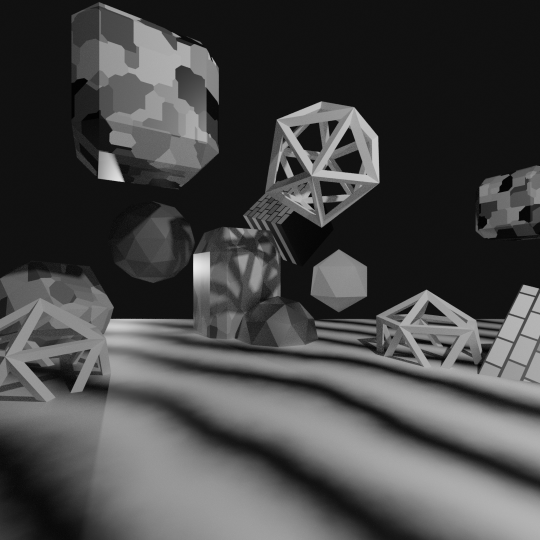
#> input picture b_pano_20mm.png, 1080 x 1080 px (shown at 1/2 size)
$ jupyter execute --allow-errors P4_panorama_stereo.ipynb   (shell and % lines are left out)   (older library calls are emulated)
#> lines starting #> are read from the running program, lines starting #| are printed output that depends on the picture
[cell 1]
from IPython.core.display import display, HTML

display(HTML("<style>.container { width:75% !important; margin-left: auto !important}</style>"))

# P4 Panoramas and Stereo

## P4.1 Spherical Reprojection

As we discussed in class, to make a panorama we need to reproject the images onto a sphere, something you will be implementing in this question. I have given you some starter code that you should use to reproject the image onto a sphere: the function `reproject_image_to_sphere`. I have annotated what you need to include to complete this function:

**TASK** Complete the `reproject_image_to_sphere` function I have provided below. I recommend that you revisit the lecture slides on panoramas to get the definitions of the unit sphere coordinates.

I have provided you with a simple scene for Blender: `simple_pano_env.blend`. The camera is located at `x=0` and `y=0` and oriented such that it is level with the ground plane and rotated 0-degrees about the z-axis. The only camera in the scene has a Focal Length of 40 mm (expressed with respect to the *36 mm* film size standard used in photography). To test that your image reprojection method is working correctly.

**TASK** Generate 4 images by changing the Focal Length of the camera in Blender and name them as follows:

1. `b_pano_20mm.png` Rendered after setting the camera Focal Length to `20 mm`.
2. `b_pano_30mm.png` Rendered after setting the camera Focal Length to `30 mm`.
3. `b_pano_40mm.png` Rendered after setting the camera Focal Length to `40 mm`.
4. `b_pano_50mm.png` Rendered after setting the camera Focal Length to `50 mm`.

**Plots** Run the `Evaluation and Plotting` code I have included below. This will generate three figures (all of which you should include in your writeup). (1) shows the four images after the spherical reprojection. (2) shows the images added together, showing that in the center where all images have visibility of the scene, the images properly overlap. (3) The "differences" between consecutive Focal Lengths; if your code is implemented well, the center region (where the two overlap) should be nearly zero ("white" in the color scheme) and large outside of that image (where they do not overlap).

If the second plot, in which all images have been added together, looks "reasonable" (that the images are properly overlapped with one another) and you are convinced that your reprojection function is working properly, you can move on to the next section, in which you are asked to build your own panoramas after reprojecting onto a sphere.

[cell 2]
import numpy as np
import matplotlib.pyplot as plt
from PIL import Image
import scipy.interpolate

# Helper Functions
def load_image_gray(filepath):
    """Loads an image into a numpy array.
    Note: image will have 3 color channels [r, g, b]."""
#> called with filepath = 'b_pano_20mm.png'
    img = Image.open(filepath)
#> img is the input picture: PIL image 1080x1080 RGBA; mean R, G, B, A 70.4, 70.4, 70.4, 255
    img = np.asarray(img).astype(np.float)/255
#> img: shape (1080, 1080, 4) float64
    if len(img.shape) > 2:
        return img[:, :, 0]
    else:
        return img

def get_image_with_f(filepath, blender_focal_length_mm):
    image = load_image_gray(filepath)
    f = max(image.shape) * blender_focal_length_mm / 36.00
#> f = 600
    return image, f

# Starter code for P4.1 (replace the None's in the loop)
def reproject_image_to_sphere(image, focal_length_px, fov_deg=None, angular_resolution=0.01):
    # Notice that because matrices are stored "rows, columns",
    # we need to flip the "shape" coordinates so that the transformation
    # matrix does what we expect. The other convention is also acceptable,
    # as long as one is consistent. In this function, the transformation
    # matrix is assumed to be in [x, y, w] coordinates, even though the image
    # is stored in row, column (y, x) coordinates.
    x = np.arange(image.shape[1]).astype(np.float)
    y = np.arange(image.shape[0]).astype(np.float)

    # Compute the thetas and phis of the output plane
    if fov_deg is None:
        fov = np.arctan(max(image.shape)/focal_length_px/2) + angular_resolution
    else:
        fov = fov_deg * np.pi / 180

    print(f"2 * Field of View: {2*fov}")
    thetas = np.arange(-fov, fov, angular_resolution)
    phis = np.arange(-fov, fov, angular_resolution)

    # Perform the interpolation
    transformed_image = np.zeros((len(phis), len(thetas)))
    image_fn = scipy.interpolate.interp2d(x, y, image, kind='linear', fill_value=0)
    for i, theta in enumerate(thetas):
        if i%250 == 0:
            print(f'i: {i}, len(thetas): {len(thetas)}')
        for j, phi in enumerate(phis):
#             print(f'i: {i}, j: {j}')
            xt = np.sin(theta) * np.cos(phi)  # sintheta cosphi
            yt = np.sin(phi)                  # sinphi
            zt = np.cos(theta) * np.cos(phi)  # costheta cosphi
#             print(f'xt: {xt}, yt: {yt}, zt: {zt}')
            new_x = len(x)//2 + focal_length_px*(xt/zt) # + len(x)//2   # stheta + xc?
            new_y = len(y)//2 + focal_length_px*(yt/zt) # + len(y)//2   # sphi + yc?
#             print(f'new_x: {new_x}, new_y: {new_y}')
            img_fn = image_fn(new_x, new_y)
#             print(f'img_fn: {img_fn}')

            transformed_image[j, i] = img_fn

    return transformed_image


img_20, f_20 = get_image_with_f('b_pano_20mm.png', 20)
#> f_20 = 600
img_30, f_30 = get_image_with_f('b_pano_30mm.png', 30)
#> call 2 of load_image_gray, with filepath = 'b_pano_30mm.png'
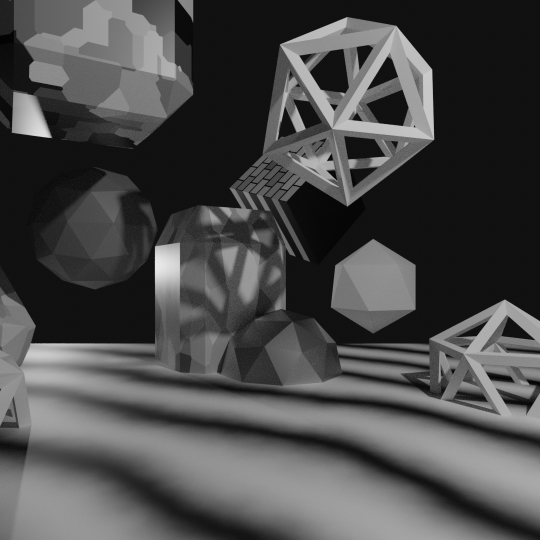
#> input picture b_pano_30mm.png, 1080 x 1080 px (shown at 1/2 size)
#> in load_image_gray, img is the input picture: PIL image 1080x1080 RGBA; mean R, G, B, A 74.2, 74.2, 74.2, 255
#> f_30 = 900
img_40, f_40 = get_image_with_f('b_pano_40mm.png', 40)
#> call 3 of load_image_gray, with filepath = 'b_pano_40mm.png'
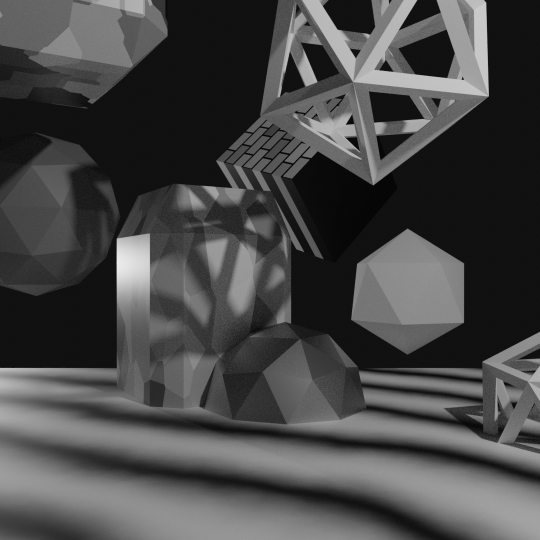
#> input picture b_pano_40mm.png, 1080 x 1080 px (shown at 1/2 size)
#> in load_image_gray, img is the input picture: PIL image 1080x1080 RGBA; mean R, G, B, A 71.2, 71.2, 71.2, 255
#> f_40 = 1200
img_50, f_50 = get_image_with_f('b_pano_50mm.png', 50)
#> call 4 of load_image_gray, with filepath = 'b_pano_50mm.png'
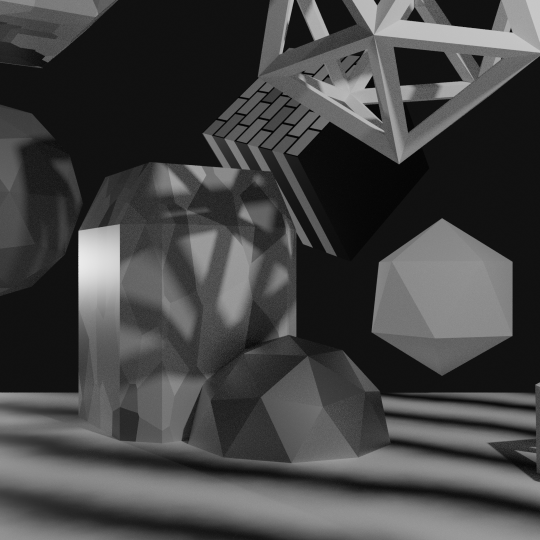
#> input picture b_pano_50mm.png, 1080 x 1080 px (shown at 1/2 size)
#> in load_image_gray, img is the input picture: PIL image 1080x1080 RGBA; mean R, G, B, A 68, 68, 68, 255
#> f_50 = 1500

#> (a cell that did not finish here is left out)

sp_img_30 = reproject_image_to_sphere(img_30, f_30, fov_deg=45, angular_resolution=0.002)
sp_img_40 = reproject_image_to_sphere(img_40, f_40, fov_deg=45, angular_resolution=0.002)
sp_img_50 = reproject_image_to_sphere(img_50, f_50, fov_deg=45, angular_resolution=0.002)

plt.figure(figsize=(6,6), dpi=200)
plt.subplot(2, 2, 1)
plt.imshow(sp_img_20)
plt.subplot(2, 2, 2)
plt.imshow(sp_img_30)
plt.subplot(2, 2, 3)
plt.imshow(sp_img_40)
plt.subplot(2, 2, 4)
plt.imshow(sp_img_50)

plt.figure(dpi=200)
plt.imshow(sp_img_20 + sp_img_30 + sp_img_40 + sp_img_50)

plt.figure(dpi=200)
plt.subplot(1, 3, 1)
plt.imshow(sp_img_30 - sp_img_20, vmin=-0.2, vmax=0.2, cmap='PiYG')
plt.subplot(1, 3, 2)
plt.imshow(sp_img_40 - sp_img_30, vmin=-0.2, vmax=0.2, cmap='PiYG')
plt.subplot(1, 3, 3)
plt.imshow(sp_img_50 - sp_img_40, vmin=-0.2, vmax=0.2, cmap='PiYG')

# P4.2 Panorama Stitching

In this question, you will be building a panorama from images you generate from Blender. This will involve three steps: (1) image generation, (2) image transform estimation, and (3) stitching.

**TASK** Generate images from Blender. To do this, you may using the `simple_pano_env.blend` environment that I have provided you with. By rotating the camera (done by modifying the rotation about its Z-axis). You should set the Focal length of the camera to `40 mm` and sweep the rotation from +40 degrees to -60 degrees; you should rotate the camera in increments such that consecutive images have an overlap of roughly 1/3. You will likely need to generate roughly 5 or 6 images in this range.

**PLOTS** Reproject the images using the `reproject_image_to_sphere` function from the previous question and compute the translation transform between each pair of "consecutive images" (images next to one another in angle space) using OpenCV. For each pair of matched images

To compute the transformation, you may use the same [OpenCV Homography tutorial from the last assignment](https://docs.opencv.org/master/d1/de0/tutorial_py_feature_homography.html). However, we know that the transformation is a translation, and so we do not want to allow the system to generate a general homography matrix, which is what results with `cv.findHomography`. Instead, you should use `affine_mat = cv.estimateAffinePartial2D(src_pts, dst_pts)[0]`, which returns a `2x3` matrix (you will need to convert this to a `3x3` homography by adding a row of `[0, 0, 1]`) that only allows for scale, rotation, and translation. Create a new transformation matrix that includes only the estimated translation parameters. Using this procedure should be more numerically stable.

**PLOT** Create the panorama and include it in a plot! To do this you should:

1. Pad all images to the size of the output panorama (you will need to determine how wide this will need to be).
2. Apply the transformation matrices (using `cv.warpPerspective`) to the images to move them "into place" (the location they will be in the resulting panorama). This means that you will need to apply `translation_mat_2_to_1` (or its inverse) to shift image 2 relative to image 1. Note that moving image 3 into place will require accounting for the translation between 2 and 3 *and* the translation between 1 and 2, and so on. You should prefer to multiply the transformation matrices together before using them to transform the image.
3. Combine the images to make the panorama. You do not need to use any of the "fancy" blending techniques we discussed in class. Simply using `np.maximum` between the two images will create a sufficient panorama. Small artifacts from merging are acceptable.

**PLOT** Finally, add the 20 mm focal length image you generated as part of the previous question to your panorama. It might be interesting to see how the significant change in field of view reveals more of the panorama at once and more of the space above and below the horizon.

[cell 4]
img_0, f_0 = get_image_with_f('stitch_0.png', 40)
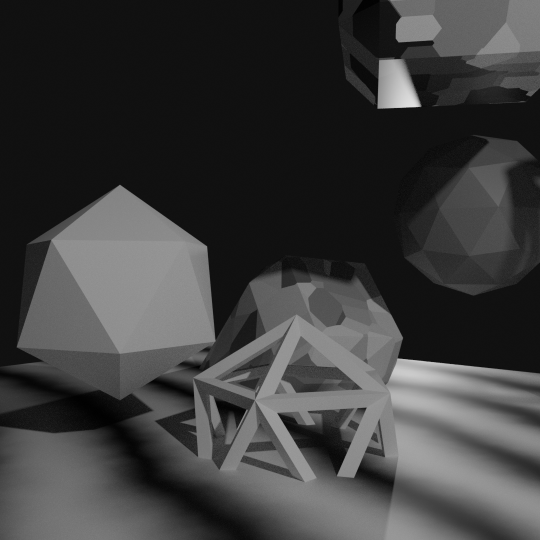
#> input picture stitch_0.png, 1080 x 1080 px (shown at 1/2 size)
#> in load_image_gray, img is the input picture: PIL image 1080x1080 RGBA; mean R, G, B, A 60.7, 60.7, 60.7, 255
#> f_0 = 1200
img_1, f_1 = get_image_with_f('stitch_1.png', 40)
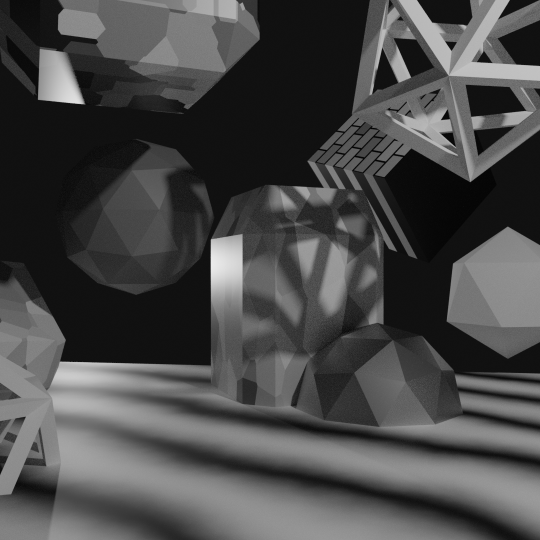
#> input picture stitch_1.png, 1080 x 1080 px (shown at 1/2 size)
#> in load_image_gray, img is the input picture: PIL image 1080x1080 RGBA; mean R, G, B, A 72.6, 72.6, 72.6, 255
#> f_1 = 1200
#> (the rest of this cell did not finish here and is left out)

#> (a cell that did not finish here is left out)

sp_img_1 = reproject_image_to_sphere(img_1, f_1, fov_deg=45, angular_resolution=0.002)
sp_img_2 = reproject_image_to_sphere(img_2, f_2, fov_deg=45, angular_resolution=0.002)
sp_img_3 = reproject_image_to_sphere(img_3, f_3, fov_deg=45, angular_resolution=0.002)
sp_img_4 = reproject_image_to_sphere(img_4, f_4, fov_deg=45, angular_resolution=0.002)
sp_images = [sp_img_0, sp_img_1, sp_img_2, sp_img_3, sp_img_4]

[cell 6]
import cv2 as cv

# [36 lines left out: function get_translation_transform, not called in this run]

# transformation going from the right image to left image so that when you build it, it extends in the right direction
#> (the rest of this cell did not finish here and is left out)

[cell 7]
# Generating a Panorama
import cv2 as cv

#> (the rest of this cell did not finish here and is left out)

[cell 8]
# Generating the Panorama from Transformation Matirces and Padded Images
# https://learnopencv.com/feature-based-image-alignment-using-opencv-c-python/
# https://docs.opencv.org/master/d9/dab/tutorial_homography.html
current_h = np.array([[1., 0., 0.],
            [0., 1., 0.],
            [0., 0., 1.]])
#> (the rest of this cell did not finish here and is left out)

## P4.3 Triangulation

In class, we discussed how you could extract information about a 3D scene given two cameras and their camera projection matrices. Here, we will investigate a simple example to learn the fundamentals.

### P4.3.1 Projecting Into Image Space

Below, I have provided you with two images taken by two cameras `a` and `b`. In this question, we will go over some camera basics, namely how to compute the image-space point from a 3D point in the scene and the known camera matrices.

Some information about the two camera matrices:
- The first camera is translated such that `t_a = [0, -0.2, 5]` and `t_b = [-1.5, 0, 5]`
- No rotation is applied to either camera (so the rotation matrix is the identity matrix)
- The focal length of the camera (for these 1024 px) images is `f = 1170.3` (in units of pixels).
- The camera center is located at the center of the image.

**QUESTION** What are the camera matrices $P_a$ and $P_b$? I will accept either the final matrix, or the matrix written in terms of its component matrices (the intrinsic and extrinsic matrices), as long as these are defined.

I have provided you with a single point below in 3D space `X0` that exists on one of the corners of the cube shown in the scene.

**TASK + PLOTS** Implement the function `get_projected_point(P, X)` which takes in a camera matrix `P` and a 3D scene point `X`. If your matrices are implemented correctly, you should see that the projected 3D point overlaps with one of the corners of the cube in image space. Include the two images with the point `X0` projected onto the two images.

[cell 9]
## Starter code
import numpy as np
import matplotlib.pyplot as plt
from PIL import Image

def load_image(filepath):
    """Loads an image into a numpy array.
    Note: image will have 3 color channels [r, g, b]."""
    img = Image.open(filepath)
    img = np.asarray(img).astype(np.float)/255
    return img[:, :, :3]

#> (the rest of this cell did not finish here and is left out)

[cell 10]
# TASK: Implement the camera matrices & get_projected_point
f = 1137.8
#> f = 1137.8
Pa = None
Pb = None

X0 = np.array([ 0.85244616, 0.9508618, -0.51819406])
points_3D = [X0]

def get_projected_point(P, X):
    raise NotImplementedError()

#> (a cell that did not finish here is left out)

### P4.3.2 Determining the Size of the Cube

Now you will invert this operation. In class, we discussed how to triangulate a point from two correspondences. The relevant slide from L08.1 is as follows:

(*Note*: I have used `Pa` and `Pb` to denote the image matrices, whereas the included slide uses $p$ and $p'$.) You can use SVD to solve for the "best" value of the 3D point $X$ (equivalently, you can find the minimum eigenvector of $A^T A$). Manually determine the (x, y) coordinates of two corners in the provided images (from the upper left corner) and use them as part of this triangulation procedure. By finding the 3D point corresponding to two of the corners and computing the distance between them, you should be able to compute the size of the cube in the images.

**TASK** Pick two corners of the cube and include the $(x, y)$ image coordinates for both `image_a` and `image_b` and the 3D world coordinate $(X, Y, Z)$ in your writeup.

**QUESTION** What is the side length of the cube shown in the two images above? (The answer might be somewhat sensitive to the coordinates you measure in image space, though we are only looking for a "close enough" number within maybe 10% of the "correct" answer. You should feel free to use more than two points and average the results to get a more accurate result.)

You can confirm that your estimated 3D coordinates are correct by reprojecting them back into image space using your solution from the previous question to check for accuracy.

*We will use your full response to evaluate partial credit, so be sure to enumerate the steps you took and (if you feel it helpful) intermediate results or code snippets.*

## P4.4 Stereo Patch Matching

Now I have provided you with a stereo pair of images (already rectified) and a handful of features in one of the images. Your job is to locate the locations of the corresponding features in the other image using *patch match stereo* as we discussed in class. I have provided you with some starter code in the function `patch_match_stereo` below, which iterates through the possible locations

**QUESTION** The possible feature matches in the second image are along the epipolar line. Since the images are properly rectified, what is the epipolar line in the second image corresponding to coordinate `(x_a, y_a)` in the first image?

**TASK** Define the `possible_coordinates` vector in the `patch_match_stereo` function using your answer. Once that is defined, the `patch_match_stereo` function will loop through all possible feature coordinates in the second image and return the coordinate with the best *match_score*.

**TASK** Implement the function `compute_match_score_ssd` (Sum of Squared Differences) using the formula we discussed in class: $$ \text{response} = -\sum_{k,l} (g_{kl} - f_{kl})^2, $$ where $g$ is the patch from `image_a` and $f$ is the patch from `image_b`. If this function is correctly implemented, you should see some of the features are aligned between the two images.

**TASK** Implement the function `compute_match_score_ncc` (Normalized Cross Correlation) using the formula: $$ \text{response} = \frac{\sum_{k,l}(g_{kl} - \bar{g})(f_{kl} - \bar{f})}{\sqrt{\sum_{kl}(g_{kl} - \bar{g})^2}\sqrt{\sum_{kl}(f_{kl} - \bar{f})^2}}$$

Once you have implemented these functions, you should run the plotting code I have included below, which computes a disparity map over the entire image. **NOTE: this will take a long time to run, so be sure that you confirm that your code is working properly first. You may want to test using the code from the breakout session L08B first.**

**PLOTS** Include in your writeup the depth plots generated by each of the two match scores generated by the code below in the code block beginning with `# Compute and plot the depth maps`.

**QUESTION** The left few columns of both depth maps is quite noisy and inaccurate. Give an explanation for why this is the case?

[cell 12]
# Data from https://vision.middlebury.edu/stereo/data/scenes2005/
import numpy as np
import matplotlib
import matplotlib.pyplot as plt
from PIL import Image
import os
import re
import scipy.signal
import cv2


# Load the images
def load_image_gray(filepath):
    """Loads an image into a numpy array.
    Note: image will have 3 color channels [r, g, b]."""
    img = Image.open(filepath)
    img = np.asarray(img).astype(np.float)/255
    if len(img.shape) > 2:
        return img[:, :, 0]
    else:
        return img

#> (the rest of this cell did not finish here and is left out)

[cell 13]
# Compute and plot the depth maps

phw = 15
#> phw = 15
spacing = 10

# [19 lines left out: function compute_depth_map, not called in this run]


plt.figure()
#> (this line was passed over: IPython is not available in this run)
#> (the rest of this cell did not finish here and is left out)
